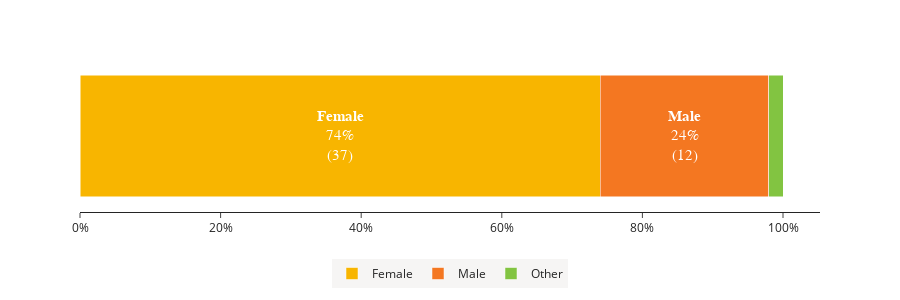

Notebook code cell kept with this figure:
### Code cell
colors = ['#F8B500', '#F47721', '#82C441', '#0090B4', '#595959']

customdata  = np.stack((gender['gender'], gender['count']), axis=-1)

hovertemplate = ("<b>%{customdata[0]}</b><br>" +
                  "Percentage: %{x:.0%}<br>" +
                  "Count: %{customdata[1]}<br>" +
                  "<extra></extra>")


fig = px.bar(gender,
             x = 'percentage',
             y='id',
             color='gender',
             barmode = 'stack',
             orientation='h',
             template="simple_white",
             text = "<b>" + gender['gender'] + "</b>" + "<br>" +
                    gender['percentage'].apply(lambda x: '{0:1.0f}%'.format(x * 100)) +
                    "<br>" + '(' + gender['count'].astype(str) + ')',
             hover_data={'id':False, 'gender': False, 'count':True},
             height = 300,
             color_discrete_sequence=colors)

fig.update_traces(textposition='inside',
                  insidetextanchor= 'middle',
                  textfont=dict(family="san serif",
                                color="white"),
                  hovertemplate=hovertemplate)
                  
fig.update_yaxes(visible=False)

fig.update_xaxes(title = '',
                 tickformat = ",.0%",
                 showticklabels= True,)

fig.update_layout(uniformtext_minsize=15,
                  uniformtext_mode='hide',
                  legend= dict(title= None,
                               bgcolor='#F6F5F4',
                               orientation = 'h',
                               yanchor="bottom",
                               y=-.5,
                               xanchor="center",
                               x=.5))
fig.show()

### Figure 1 — Plotly figure (JSON) as saved in the notebook; plotly's stock layout.template omitted (floating-point values rounded to 4 significant figures)
{"data": [{"alignmentgroup": "True", "customdata": [["Female", 37]], "hovertemplate": "<b>%{customdata[0]}</b><br>Percentage: %{x:.0%}<br>Count: %{customdata[1]}<br><extra></extra>", "insidetextanchor": "middle", "legendgroup": "Female", "marker": {"color": "#F8B500", "pattern": {"shape": ""}}, "name": "Female", "offsetgroup": "Female", "orientation": "h", "showlegend": true, "text": ["<b>Female</b><br>74%<br>(37)"], "textfont": {"color": "white", "family": "san serif"}, "textposition": "inside", "type": "bar", "x": [0.74], "xaxis": "x", "y": [1], "yaxis": "y"}, {"alignmentgroup": "True", "customdata": [["Male", 12]], "hovertemplate": "<b>%{customdata[0]}</b><br>Percentage: %{x:.0%}<br>Count: %{customdata[1]}<br><extra></extra>", "insidetextanchor": "middle", "legendgroup": "Male", "marker": {"color": "#F47721", "pattern": {"shape": ""}}, "name": "Male", "offsetgroup": "Male", "orientation": "h", "showlegend": true, "text": ["<b>Male</b><br>24%<br>(12)"], "textfont": {"color": "white", "family": "san serif"}, "textposition": "inside", "type": "bar", "x": [0.24], "xaxis": "x", "y": [1], "yaxis": "y"}, {"alignmentgroup": "True", "customdata": [["Other", 1]], "hovertemplate": "<b>%{customdata[0]}</b><br>Percentage: %{x:.0%}<br>Count: %{customdata[1]}<br><extra></extra>", "insidetextanchor": "middle", "legendgroup": "Other", "marker": {"color": "#82C441", "pattern": {"shape": ""}}, "name": "Other", "offsetgroup": "Other", "orientation": "h", "showlegend": true, "text": ["<b>Other</b><br>2%<br>(1)"], "textfont": {"color": "white", "family": "san serif"}, "textposition": "inside", "type": "bar", "x": [0.02], "xaxis": "x", "y": [1], "yaxis": "y"}], "layout": {"barmode": "stack", "height": 300, "hovermode": "closest", "legend": {"bgcolor": "#F6F5F4", "orientation": "h", "title": {}, "tracegroupgap": 0, "x": 0.5, "xanchor": "center", "y": -0.5, "yanchor": "bottom"}, "margin": {"t": 60}, "uniformtext": {"minsize": 15, "mode": "hide"}, "xaxis": {"anchor": "y", "domain": [0, 1], "showticklabels": true, "tickformat": ",.0%", "title": {"text": ""}}, "yaxis": {"anchor": "x", "domain": [0, 1], "title": {"text": "id"}, "visible": false}}}
